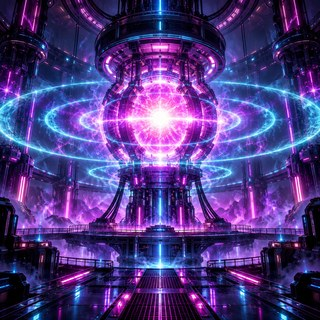
#> input picture assets/covers/bass_reactor.jpg, 320 x 320 px
$ python -i build_brand.py   (imports and definitions only)
#> lines starting #> are read from the running program, lines starting #| are printed output that depends on the picture
"""Build the BeatGlide brand assets in assets/brand/ from the Codex sources (art_source/brand, not committed) and the
company logo: boot splash, company logo with alpha (About page), title logo with alpha, project/store icons, Android
launcher icons and the song covers (assets/covers/<song id>.jpg, shown in the song list).
Usage: python tools/branding/build_brand.py [--logo logo_a] [--icon icon_a] [--company D:/sntgames/docs/logo.webp]
Related: tools/branding/generate_sources.sh, project.godot (boot_splash, config/icon), export_presets.cfg (launcher_icons)
"""
import argparse
from pathlib import Path

import numpy
from PIL import Image

ROOT = Path(__file__).resolve().parents[2]
SOURCES = ROOT / "art_source" / "brand"
OUT = ROOT / "assets" / "brand"
COVERS = ROOT / "assets" / "covers"
COVER_SIZE = 320
SPLASH_SIZE = 1600          # square canvas: "Keep" stretch shows the logo at the same size in landscape and portrait
SPLASH_LOGO_WIDTH = 0.55    # company logo width as a fraction of the splash canvas
ADAPTIVE_SIZE = 432


def crop_to_content(image: Image.Image, threshold: int = 12, margin: float = 0.03) -> Image.Image:
    """Trim the transparent / black border around a bright-on-dark image, keeping a margin for the glow."""
    luminance = image.convert("RGBA").split()[3] if image.mode == "RGBA" else image.convert("L")
    box = luminance.point(lambda v: 255 if v > threshold else 0).getbbox()
    if box is None:
        raise SystemExit("image has no visible content")
    pad = round(max(box[2] - box[0], box[3] - box[1]) * margin)
    return image.crop((max(0, box[0] - pad), max(0, box[1] - pad),
                       min(image.width, box[2] + pad), min(image.height, box[3] + pad)))


def build_splash(company: Path) -> None:
#> called with company = '../../assets/covers/bass_reactor.jpg'
    logo = crop_to_content(Image.open(company).convert("RGBA"))
#> in crop_to_content, `luminance = image.convert("RGBA").split()[3] if image.mode == "RGBA" e..`: luminance: PIL image 320x320 L; every value is 255
#> in crop_to_content, `box = luminance.point(lambda v: 255 if v > threshold else 0).getbbox()`: box = (0, 0, 320, 320)
#> in crop_to_content, `pad = round(max(box[2] - box[0], box[3] - box[1]) * margin)`: pad = 10
    width = int(SPLASH_SIZE * SPLASH_LOGO_WIDTH)
    logo = logo.resize((width, round(logo.height * width / logo.width)), Image.LANCZOS)
    canvas = Image.new("RGBA", (SPLASH_SIZE, SPLASH_SIZE), (0, 0, 0, 255))
    canvas.alpha_composite(logo, ((SPLASH_SIZE - logo.width) // 2, (SPLASH_SIZE - logo.height) // 2))
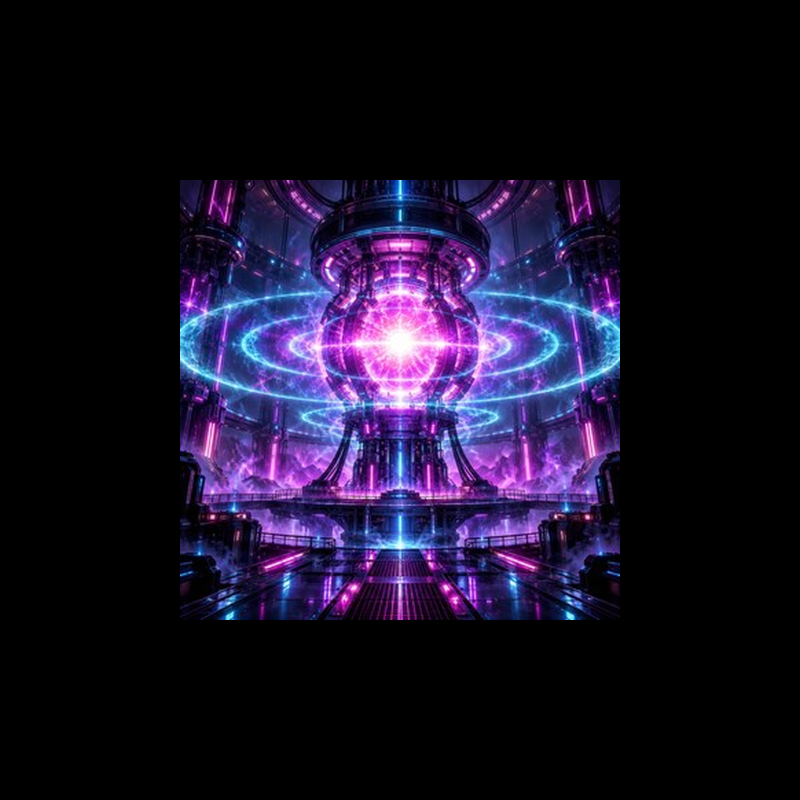
#> canvas: PIL image 1600x1600 RGBA (shown at 1/2 size); mean R, G, B, A 23.6, 17.4, 38.6, 255
    canvas.convert("RGB").save(OUT / "splash.png", optimize=True)
    small = crop_to_content(Image.open(company).convert("RGBA"))
    small.thumbnail((640, 640), Image.LANCZOS)
    small.save(OUT / "company.png", optimize=True)


# [52 lines left out: functions black_to_alpha, build_logo, square_center, build_icons, build_covers, main, not called in this run]


# [2 lines not run here, left out]

>>> result = build_splash('../../assets/covers/bass_reactor.jpg')
